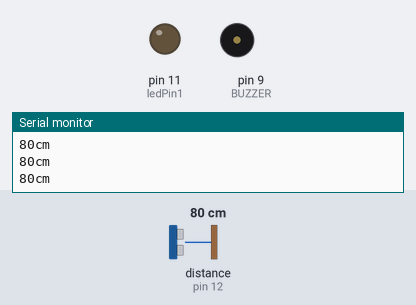
Bench run of a sketch on a simulated Arduino Uno, built with avr-gcc and run on an emulated ATmega328P. Parts: output pins drawn as LEDs (lit = HIGH), buzzer (waves = sounding), the last lines printed to the serial monitor. The test bench sets the inputs (shaded band); at power-on: distance to the obstacle (sensor on pin 12) 80 cm. The echo pulse lasts 58.3 µs per cm.

Above: at 2.2 s.
2.3 s: distance to the obstacle (sensor on pin 12) set to 22 cm
5.3 s: distance to the obstacle (sensor on pin 12) set to 17 cm
At 5.45 s:
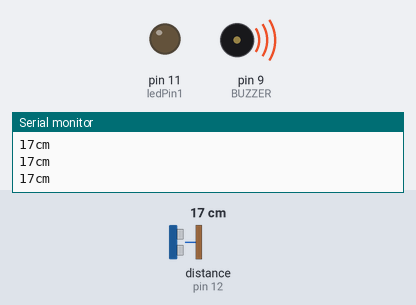
8.3 s: distance to the obstacle (sensor on pin 12) set to 35 cm
At 10.48 s:
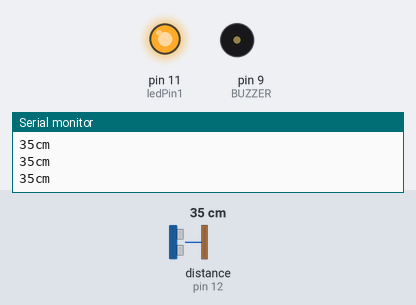
11.3 s: distance to the obstacle (sensor on pin 12) set to 2 cm
At 12.31 s:
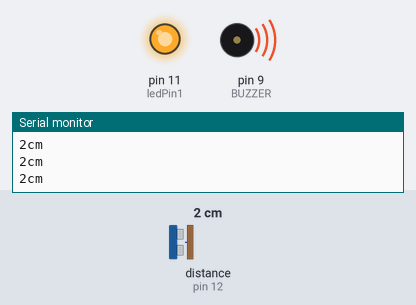
Timing chart, 0 to 15.3 s (numbered marks = the images above; inputs shaded):
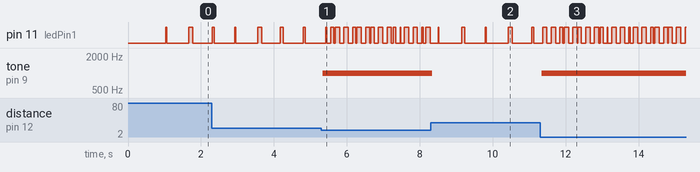

Measured:
- the behaviour switches between 20 and 19 cm on distance to the obstacle (sensor on pin 12) (found by bisection; images 0 and 1)
- after the input at 5.3 s, tone on pin 9 (BUZZER): silent → 1000 Hz at once
- after the input at 8.3 s, tone on pin 9 (BUZZER): 1000 Hz → silent at once
- after the input at 11.3 s, tone on pin 9 (BUZZER): silent → 1000 Hz after 0.05 s

The sketch:

ALARM_01_Interrupt.ino
```cpp
//www.elegoo.com
//2016.12.08
#include "SR04.h"

#define TRIG_PIN 12
#define ECHO_PIN 10
#define BUZZER 9
#define ALARM_LENGTH_CM 20
#define ledPin1 11

class Flasher
{
  // Class Member Variables
  // These are initialized at startup
  int ledPin;      // the number of the LED pin
  long OnTime;     // milliseconds of on-time
  long OffTime;    // milliseconds of off-time
  boolean active; //active or not

  // These maintain the current state
  int ledState;                 // ledState used to set the LED
  unsigned long previousMillis;   // will store last time LED was updated

  // Constructor - creates a Flasher
  // and initializes the member variables and state
  public:Flasher(int pin, long on, long off)
  {
  ledPin = pin;
  pinMode(ledPin, OUTPUT);

  OnTime = on;
  OffTime = off;

  ledState = LOW;
  previousMillis = 0;
  active = false;
  }

  void ToggleActive() {
    active = !active;
  }

  void Update()
  {
    // check to see if it's time to change the state of the LED
    unsigned long currentMillis = millis();
     if(active) {
    if((ledState == HIGH) && (currentMillis - previousMillis >= OnTime))
    {
      ledState = LOW;  // Turn it off
      previousMillis = currentMillis;  // Remember the time
      digitalWrite(ledPin, ledState);  // Update the actual LED
    }
    else if ((ledState == LOW) && (currentMillis - previousMillis >= OffTime))
    {
      ledState = HIGH;  // turn it on
      previousMillis = currentMillis;   // Remember the time
      digitalWrite(ledPin, ledState);   // Update the actual LED
    }
     }
  }
};

Flasher led1(ledPin1, 200, 400);

SR04 sr04 = SR04(ECHO_PIN,TRIG_PIN);
long a;
boolean peep;

void setup() {


  pinMode(ledPin1, OUTPUT);


 // initialize timer1

  noInterrupts();           // disable all interrupts

  TCCR1A = 0;
  TCCR1B = 0;
  TCNT1  = 0;


  TCCR1B |= _BV(WGM12);   // CTC mode
  TCCR1B |= _BV(CS12);    // 256 prescaler
  OCR1A = 7400;            // compare match register 16MHz/256/2Hz
  TIMSK1 |= _BV(OCIE1A);  // enable timer compare interrupt


  interrupts();

   Serial.begin(9600);//Initialization of Serial Port
   pinMode(BUZZER, OUTPUT);
   led1.ToggleActive();
   delay(1000);
}

ISR(TIMER1_COMPA_vect)          // timer compare interrupt service routine
{
if(peep) {
  digitalWrite(ledPin1, digitalRead(ledPin1) ^ 1);   // toggle LED pin
} else {
    digitalWrite(ledPin1, 0);
}

}

void loop() {
   a=sr04.Distance();
   Serial.print(a);
   Serial.println("cm");//The difference between "Serial.print" and "Serial.println"
                        //is that "Serial.println" can change lines.
                        led1.Update();
   if(a < ALARM_LENGTH_CM) {

    peep = true;
   } else {
    peep = false;
   }
   if(peep) {
    tone(BUZZER, 1000);
   } else {
    noTone(BUZZER);
   }
   //delay(500);
}
```
